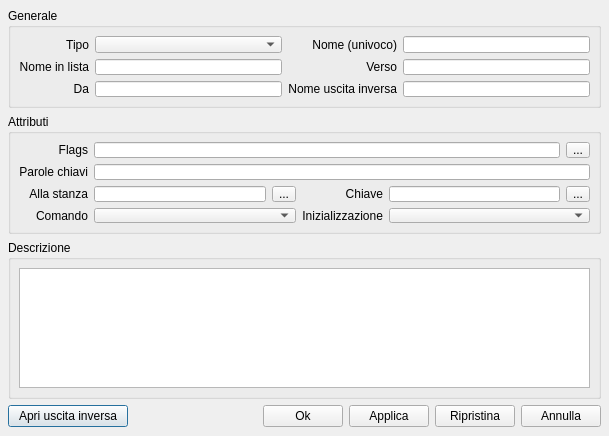
<ui version="4.0" >
 <author></author>
 <comment></comment>
 <exportmacro></exportmacro>
 <class>GuiExit</class>
 <widget class="QDialog" name="GuiExit" >
  <property name="geometry" >
   <rect>
    <x>0</x>
    <y>0</y>
    <width>609</width>
    <height>436</height>
   </rect>
  </property>
  <property name="windowTitle" >
   <string>Dialog</string>
  </property>
  <layout class="QGridLayout" >
   <property name="margin" >
    <number>8</number>
   </property>
   <property name="spacing" >
    <number>6</number>
   </property>
   <item row="3" column="0" >
    <layout class="QHBoxLayout" >
     <property name="margin" >
      <number>0</number>
     </property>
     <property name="spacing" >
      <number>6</number>
     </property>
     <item>
      <widget class="QPushButton" name="mp_pbOpenReverseExit" >
       <property name="minimumSize" >
        <size>
         <width>120</width>
         <height>0</height>
        </size>
       </property>
       <property name="text" >
        <string>Apri uscita inversa</string>
       </property>
      </widget>
     </item>
     <item>
      <spacer>
       <property name="orientation" >
        <enum>Qt::Horizontal</enum>
       </property>
       <property name="sizeHint" >
        <size>
         <width>91</width>
         <height>23</height>
        </size>
       </property>
      </spacer>
     </item>
     <item>
      <widget class="QPushButton" name="mp_pbOk" >
       <property name="text" >
        <string>Ok</string>
       </property>
      </widget>
     </item>
     <item>
      <widget class="QPushButton" name="mp_pbSave" >
       <property name="text" >
        <string>Applica</string>
       </property>
      </widget>
     </item>
     <item>
      <widget class="QPushButton" name="mp_pbRestore" >
       <property name="text" >
        <string>Ripristina</string>
       </property>
      </widget>
     </item>
     <item>
      <widget class="QPushButton" name="mp_pbCancel" >
       <property name="text" >
        <string>Annulla</string>
       </property>
      </widget>
     </item>
    </layout>
   </item>
   <item row="1" column="0" >
    <widget class="QGroupBox" name="mp_gbAttributes" >
     <property name="minimumSize" >
      <size>
       <width>16</width>
       <height>120</height>
      </size>
     </property>
     <property name="title" >
      <string>Attributi</string>
     </property>
     <layout class="QGridLayout" >
      <property name="margin" >
       <number>8</number>
      </property>
      <property name="spacing" >
       <number>6</number>
      </property>
      <item row="2" column="3" >
       <widget class="QLabel" name="mp_labelKey" >
        <property name="text" >
         <string>Chiave</string>
        </property>
        <property name="alignment" >
         <set>Qt::AlignRight|Qt::AlignTrailing|Qt::AlignVCenter</set>
        </property>
       </widget>
      </item>
      <item row="3" column="1" colspan="2" >
       <widget class="QComboBox" name="mp_comboOpenCommand" />
      </item>
      <item row="1" column="1" colspan="5" >
       <widget class="QLineEdit" name="mp_leKeys" />
      </item>
      <item row="2" column="5" >
       <widget class="QToolButton" name="mp_tbKey" >
        <property name="text" >
         <string>...</string>
        </property>
       </widget>
      </item>
      <item row="0" column="5" >
       <widget class="QToolButton" name="mp_tbFlags" >
        <property name="text" >
         <string>...</string>
        </property>
       </widget>
      </item>
      <item row="2" column="2" >
       <widget class="QToolButton" name="mp_tbToRoom" >
        <property name="text" >
         <string>...</string>
        </property>
       </widget>
      </item>
      <item row="1" column="0" >
       <widget class="QLabel" name="mp_labelKeys" >
        <property name="text" >
         <string>Parole chiavi</string>
        </property>
        <property name="alignment" >
         <set>Qt::AlignRight|Qt::AlignTrailing|Qt::AlignVCenter</set>
        </property>
       </widget>
      </item>
      <item row="0" column="0" >
       <widget class="QLabel" name="mp_labelFlags" >
        <property name="text" >
         <string>Flags</string>
        </property>
        <property name="alignment" >
         <set>Qt::AlignRight|Qt::AlignTrailing|Qt::AlignVCenter</set>
        </property>
       </widget>
      </item>
      <item row="2" column="1" >
       <widget class="QLineEdit" name="mp_leToRoom" >
        <property name="maxLength" >
         <number>6</number>
        </property>
       </widget>
      </item>
      <item row="3" column="3" >
       <widget class="QLabel" name="mp_labelInit" >
        <property name="text" >
         <string>Inizializzazione</string>
        </property>
        <property name="alignment" >
         <set>Qt::AlignRight|Qt::AlignTrailing|Qt::AlignVCenter</set>
        </property>
       </widget>
      </item>
      <item row="2" column="4" >
       <widget class="QLineEdit" name="mp_leKey" >
        <property name="maxLength" >
         <number>6</number>
        </property>
       </widget>
      </item>
      <item row="3" column="4" colspan="2" >
       <widget class="QComboBox" name="mp_comboInit" />
      </item>
      <item row="0" column="1" colspan="4" >
       <widget class="QLineEdit" name="mp_leFlags" >
        <property name="focusPolicy" >
         <enum>Qt::NoFocus</enum>
        </property>
        <property name="readOnly" >
         <bool>true</bool>
        </property>
       </widget>
      </item>
      <item row="2" column="0" >
       <widget class="QLabel" name="mp_labelToRoom" >
        <property name="text" >
         <string>Alla stanza</string>
        </property>
        <property name="alignment" >
         <set>Qt::AlignRight|Qt::AlignTrailing|Qt::AlignVCenter</set>
        </property>
       </widget>
      </item>
      <item row="3" column="0" >
       <widget class="QLabel" name="mp_labelOpenCommand" >
        <property name="text" >
         <string>Comando</string>
        </property>
        <property name="alignment" >
         <set>Qt::AlignRight|Qt::AlignTrailing|Qt::AlignVCenter</set>
        </property>
       </widget>
      </item>
     </layout>
    </widget>
   </item>
   <item row="2" column="0" >
    <widget class="QGroupBox" name="mp_gbDescription" >
     <property name="title" >
      <string>Descrizione</string>
     </property>
     <layout class="QGridLayout" >
      <property name="margin" >
       <number>8</number>
      </property>
      <property name="spacing" >
       <number>6</number>
      </property>
      <item row="0" column="0" >
       <widget class="QTextEdit" name="mp_teDescription" >
        <property name="maximumSize" >
         <size>
          <width>16777215</width>
          <height>200</height>
         </size>
        </property>
       </widget>
      </item>
     </layout>
    </widget>
   </item>
   <item row="0" column="0" >
    <widget class="QGroupBox" name="mp_gbMain" >
     <property name="minimumSize" >
      <size>
       <width>16</width>
       <height>100</height>
      </size>
     </property>
     <property name="title" >
      <string>Generale</string>
     </property>
     <layout class="QGridLayout" >
      <property name="margin" >
       <number>8</number>
      </property>
      <property name="spacing" >
       <number>6</number>
      </property>
      <item row="0" column="0" >
       <widget class="QLabel" name="mp_labelDirection" >
        <property name="toolTip" >
         <string>Per i comandi di movimento.</string>
        </property>
        <property name="text" >
         <string>Tipo</string>
        </property>
        <property name="alignment" >
         <set>Qt::AlignRight|Qt::AlignTrailing|Qt::AlignVCenter</set>
        </property>
       </widget>
      </item>
      <item row="0" column="1" >
       <widget class="QComboBox" name="mp_comboDirection" />
      </item>
      <item row="2" column="0" >
       <widget class="QLabel" name="mp_labelFromName" >
        <property name="toolTip" >
         <string>Viene usata tutte le volte che bisogna specificare da dove si proviene.</string>
        </property>
        <property name="text" >
         <string>Da</string>
        </property>
        <property name="alignment" >
         <set>Qt::AlignRight|Qt::AlignTrailing|Qt::AlignVCenter</set>
        </property>
       </widget>
      </item>
      <item row="2" column="1" >
       <widget class="QLineEdit" name="mp_leFromName" />
      </item>
      <item row="1" column="0" >
       <widget class="QLabel" name="mp_labelListName" >
        <property name="toolTip" >
         <string>Il nome che compare quando c'e' una lista di uscite.</string>
        </property>
        <property name="text" >
         <string>Nome in lista</string>
        </property>
        <property name="alignment" >
         <set>Qt::AlignRight|Qt::AlignTrailing|Qt::AlignVCenter</set>
        </property>
       </widget>
      </item>
      <item row="1" column="1" >
       <widget class="QLineEdit" name="mp_leListName" />
      </item>
      <item row="2" column="2" >
       <widget class="QLabel" name="mp_labelRevDirName" >
        <property name="toolTip" >
         <string>E' il nome dell'uscita inversa.</string>
        </property>
        <property name="text" >
         <string>Nome uscita inversa</string>
        </property>
        <property name="alignment" >
         <set>Qt::AlignRight|Qt::AlignTrailing|Qt::AlignVCenter</set>
        </property>
       </widget>
      </item>
      <item row="2" column="3" >
       <widget class="QLineEdit" name="mp_leRevDirName" />
      </item>
      <item row="1" column="2" >
       <widget class="QLabel" name="mp_labelToName" >
        <property name="toolTip" >
         <string>Viene usata tutte le volte che bisogna specificare un verso di direzione.</string>
        </property>
        <property name="text" >
         <string>Verso</string>
        </property>
        <property name="alignment" >
         <set>Qt::AlignRight|Qt::AlignTrailing|Qt::AlignVCenter</set>
        </property>
       </widget>
      </item>
      <item row="1" column="3" >
       <widget class="QLineEdit" name="mp_leToName" />
      </item>
      <item row="0" column="2" >
       <widget class="QLabel" name="mp_labelName" >
        <property name="toolTip" >
         <string>Per i comandi di movimento.</string>
        </property>
        <property name="text" >
         <string>Nome (univoco)</string>
        </property>
        <property name="alignment" >
         <set>Qt::AlignRight|Qt::AlignTrailing|Qt::AlignVCenter</set>
        </property>
       </widget>
      </item>
      <item row="0" column="3" >
       <widget class="QLineEdit" name="mp_leName" />
      </item>
     </layout>
    </widget>
   </item>
  </layout>
  <widget class="QWidget" name="" >
   <property name="geometry" >
    <rect>
     <x>9</x>
     <y>402</y>
     <width>591</width>
     <height>25</height>
    </rect>
   </property>
  </widget>
 </widget>
 <layoutdefault spacing="5" margin="5" />
 <pixmapfunction></pixmapfunction>
 <tabstops>
  <tabstop>mp_comboDirection</tabstop>
  <tabstop>mp_leName</tabstop>
  <tabstop>mp_leListName</tabstop>
  <tabstop>mp_leToName</tabstop>
  <tabstop>mp_leFromName</tabstop>
  <tabstop>mp_leRevDirName</tabstop>
  <tabstop>mp_tbFlags</tabstop>
  <tabstop>mp_leKeys</tabstop>
  <tabstop>mp_leToRoom</tabstop>
  <tabstop>mp_tbToRoom</tabstop>
  <tabstop>mp_leKey</tabstop>
  <tabstop>mp_tbKey</tabstop>
  <tabstop>mp_comboOpenCommand</tabstop>
  <tabstop>mp_comboInit</tabstop>
  <tabstop>mp_teDescription</tabstop>
  <tabstop>mp_pbOpenReverseExit</tabstop>
  <tabstop>mp_pbOk</tabstop>
  <tabstop>mp_pbSave</tabstop>
  <tabstop>mp_pbRestore</tabstop>
  <tabstop>mp_pbCancel</tabstop>
 </tabstops>
 <resources/>
 <connections/>
</ui>
